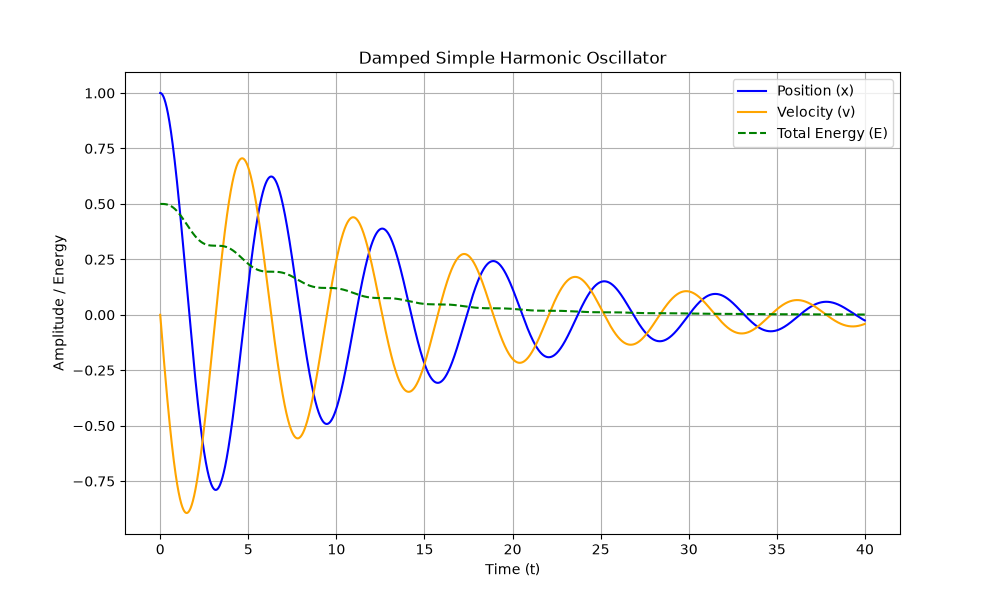

Here is the Python script that generated this plot:
import matplotlib.pyplot as plt
from a_man_lib import RK4

# Parameters
mu = 0.15
k = 1.0
m = 1.0
omega_sq = k / m

# the system of first-order ODEs
# Your RK4 function passes (*y0, x), so the arguments are (x, v, t)
def dxdt(x, v, t):
    return v

def dvdt(x, v, t):
    return -mu * v - omega_sq * x

# Initial conditions and time range
interval = [0, 40]
y0_vec = [1.0, 0.0]
slope_list = [dxdt, dvdt]

# Solve using the provided RK4 function
y_hist, t_arr = RK4(slope_list, interval, y0_vec, dx=0.01)

# x and v values
x_vals = [state[0] for state in y_hist]
v_vals = [state[1] for state in y_hist]

# Total Energy: E = 0.5 * m * v^2 + 0.5 * k * x^2
energy_vals = [0.5 * m * v**2 + 0.5 * k * x**2 for x, v in zip(x_vals, v_vals)]

# Plot
plt.figure(figsize=(10, 6))
plt.plot(t_arr, x_vals, label='Position (x)', color='blue')
plt.plot(t_arr, v_vals, label='Velocity (v)', color='orange')
plt.plot(t_arr, energy_vals, label='Total Energy (E)', color='green', linestyle='--')
    
plt.title('Damped Simple Harmonic Oscillator')
plt.xlabel('Time (t)')
plt.ylabel('Amplitude / Energy')
plt.legend()
plt.grid(True)
plt.savefig("Problem_3.png")
plt.show()

## end of the problem ##
## image attached in google classroom for reference ##
